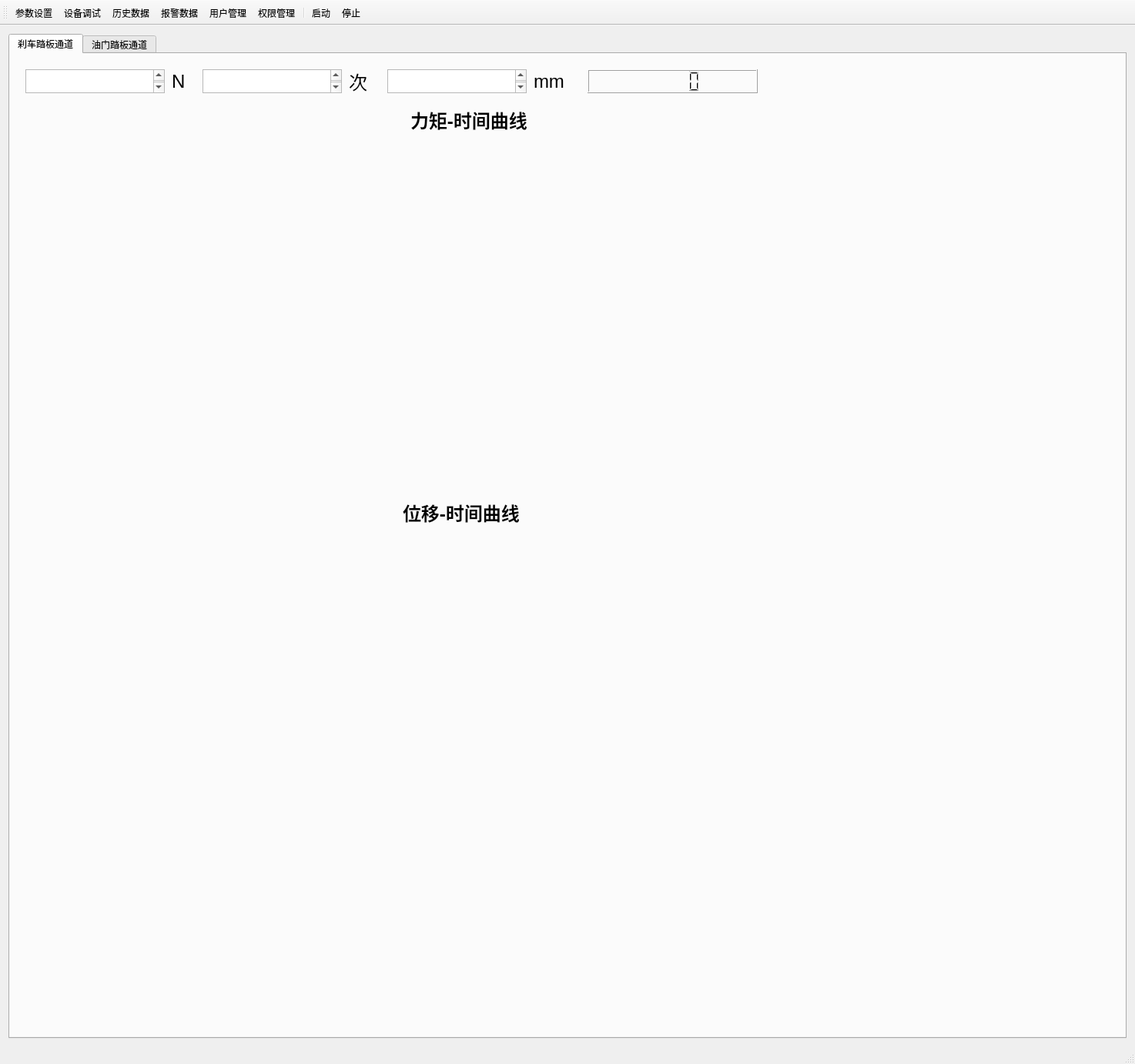
<?xml version="1.0" encoding="UTF-8"?>
<ui version="4.0">
 <class>Pedal_Robots_mainClass</class>
 <widget class="QMainWindow" name="Pedal_Robots_mainClass">
  <property name="geometry">
   <rect>
    <x>0</x>
    <y>0</y>
    <width>1474</width>
    <height>1382</height>
   </rect>
  </property>
  <property name="windowTitle">
   <string>ABD试验机器人管理系统</string>
  </property>
  <widget class="QWidget" name="centralWidget">
   <layout class="QGridLayout" name="gridLayout">
    <item row="1" column="0">
     <widget class="QTabWidget" name="tabWidget">
      <property name="currentIndex">
       <number>0</number>
      </property>
      <widget class="QWidget" name="Chn1">
       <attribute name="title">
        <string>刹车踏板通道</string>
       </attribute>
       <widget class="QTextEdit" name="textEdit">
        <property name="geometry">
         <rect>
          <x>20</x>
          <y>20</y>
          <width>181</width>
          <height>31</height>
         </rect>
        </property>
        <property name="font">
         <font>
          <pointsize>16</pointsize>
         </font>
        </property>
       </widget>
       <widget class="QLabel" name="label">
        <property name="geometry">
         <rect>
          <x>210</x>
          <y>20</y>
          <width>54</width>
          <height>31</height>
         </rect>
        </property>
        <property name="font">
         <font>
          <family>Arial</family>
          <pointsize>18</pointsize>
         </font>
        </property>
        <property name="text">
         <string>N</string>
        </property>
       </widget>
       <widget class="QLabel" name="label_2">
        <property name="geometry">
         <rect>
          <x>440</x>
          <y>20</y>
          <width>54</width>
          <height>31</height>
         </rect>
        </property>
        <property name="font">
         <font>
          <family>Arial</family>
          <pointsize>18</pointsize>
         </font>
        </property>
        <property name="text">
         <string>次</string>
        </property>
       </widget>
       <widget class="QTextEdit" name="textEdit_2">
        <property name="geometry">
         <rect>
          <x>250</x>
          <y>20</y>
          <width>181</width>
          <height>31</height>
         </rect>
        </property>
        <property name="font">
         <font>
          <pointsize>16</pointsize>
         </font>
        </property>
       </widget>
       <widget class="QLabel" name="label_3">
        <property name="geometry">
         <rect>
          <x>680</x>
          <y>20</y>
          <width>54</width>
          <height>31</height>
         </rect>
        </property>
        <property name="font">
         <font>
          <family>Arial</family>
          <pointsize>18</pointsize>
         </font>
        </property>
        <property name="text">
         <string>mm</string>
        </property>
       </widget>
       <widget class="QTextEdit" name="textEdit_3">
        <property name="geometry">
         <rect>
          <x>490</x>
          <y>20</y>
          <width>181</width>
          <height>31</height>
         </rect>
        </property>
        <property name="font">
         <font>
          <pointsize>16</pointsize>
         </font>
        </property>
       </widget>
       <widget class="QLCDNumber" name="lcdNumber">
        <property name="geometry">
         <rect>
          <x>750</x>
          <y>20</y>
          <width>221</width>
          <height>31</height>
         </rect>
        </property>
       </widget>
       <widget class="QLabel" name="label_4">
        <property name="geometry">
         <rect>
          <x>520</x>
          <y>70</y>
          <width>201</width>
          <height>31</height>
         </rect>
        </property>
        <property name="font">
         <font>
          <family>Arial</family>
          <pointsize>18</pointsize>
          <weight>75</weight>
          <bold>true</bold>
         </font>
        </property>
        <property name="text">
         <string>力矩-时间曲线</string>
        </property>
       </widget>
       <widget class="QLabel" name="label_5">
        <property name="geometry">
         <rect>
          <x>510</x>
          <y>580</y>
          <width>251</width>
          <height>31</height>
         </rect>
        </property>
        <property name="font">
         <font>
          <family>Arial</family>
          <pointsize>18</pointsize>
          <weight>75</weight>
          <bold>true</bold>
         </font>
        </property>
        <property name="text">
         <string>位移-时间曲线</string>
        </property>
       </widget>
       <widget class="QChartView" name="widget" native="true">
        <property name="geometry">
         <rect>
          <x>10</x>
          <y>120</y>
          <width>1411</width>
          <height>431</height>
         </rect>
        </property>
       </widget>
       <widget class="QChartView" name="widget_2" native="true">
        <property name="geometry">
         <rect>
          <x>20</x>
          <y>650</y>
          <width>1401</width>
          <height>571</height>
         </rect>
        </property>
       </widget>
      </widget>
      <widget class="QWidget" name="Chn2">
       <attribute name="title">
        <string>油门踏板通道</string>
       </attribute>
       <widget class="QLabel" name="label_6">
        <property name="geometry">
         <rect>
          <x>200</x>
          <y>10</y>
          <width>54</width>
          <height>31</height>
         </rect>
        </property>
        <property name="font">
         <font>
          <family>Arial</family>
          <pointsize>18</pointsize>
         </font>
        </property>
        <property name="text">
         <string>N</string>
        </property>
       </widget>
       <widget class="QLabel" name="label_7">
        <property name="geometry">
         <rect>
          <x>510</x>
          <y>60</y>
          <width>181</width>
          <height>31</height>
         </rect>
        </property>
        <property name="font">
         <font>
          <family>Arial</family>
          <pointsize>18</pointsize>
          <weight>75</weight>
          <bold>true</bold>
         </font>
        </property>
        <property name="text">
         <string>力-时间曲线</string>
        </property>
       </widget>
       <widget class="QLabel" name="label_8">
        <property name="geometry">
         <rect>
          <x>500</x>
          <y>570</y>
          <width>241</width>
          <height>31</height>
         </rect>
        </property>
        <property name="font">
         <font>
          <family>Arial</family>
          <pointsize>18</pointsize>
          <weight>75</weight>
          <bold>true</bold>
         </font>
        </property>
        <property name="text">
         <string>位移-时间曲线</string>
        </property>
       </widget>
       <widget class="QTextEdit" name="textEdit_4">
        <property name="geometry">
         <rect>
          <x>480</x>
          <y>10</y>
          <width>181</width>
          <height>31</height>
         </rect>
        </property>
       </widget>
       <widget class="QLabel" name="label_9">
        <property name="geometry">
         <rect>
          <x>430</x>
          <y>10</y>
          <width>54</width>
          <height>31</height>
         </rect>
        </property>
        <property name="font">
         <font>
          <family>Arial</family>
          <pointsize>18</pointsize>
         </font>
        </property>
        <property name="text">
         <string>次</string>
        </property>
       </widget>
       <widget class="QTextEdit" name="textEdit_5">
        <property name="geometry">
         <rect>
          <x>240</x>
          <y>10</y>
          <width>181</width>
          <height>31</height>
         </rect>
        </property>
       </widget>
       <widget class="QLCDNumber" name="lcdNumber_2">
        <property name="geometry">
         <rect>
          <x>740</x>
          <y>10</y>
          <width>221</width>
          <height>31</height>
         </rect>
        </property>
       </widget>
       <widget class="QLabel" name="label_10">
        <property name="geometry">
         <rect>
          <x>670</x>
          <y>10</y>
          <width>54</width>
          <height>31</height>
         </rect>
        </property>
        <property name="font">
         <font>
          <family>Arial</family>
          <pointsize>18</pointsize>
         </font>
        </property>
        <property name="text">
         <string>mm</string>
        </property>
       </widget>
       <widget class="QTextEdit" name="textEdit_6">
        <property name="geometry">
         <rect>
          <x>10</x>
          <y>10</y>
          <width>181</width>
          <height>31</height>
         </rect>
        </property>
       </widget>
       <widget class="QChartView" name="widget_3" native="true">
        <property name="geometry">
         <rect>
          <x>30</x>
          <y>640</y>
          <width>1401</width>
          <height>571</height>
         </rect>
        </property>
       </widget>
       <widget class="QChartView" name="widget_4" native="true">
        <property name="geometry">
         <rect>
          <x>20</x>
          <y>110</y>
          <width>1411</width>
          <height>431</height>
         </rect>
        </property>
       </widget>
      </widget>
     </widget>
    </item>
   </layout>
  </widget>
  <widget class="QStatusBar" name="statusBar"/>
  <widget class="QToolBar" name="toolBar">
   <property name="windowTitle">
    <string>toolBar</string>
   </property>
   <property name="toolButtonStyle">
    <enum>Qt::ToolButtonTextUnderIcon</enum>
   </property>
   <attribute name="toolBarArea">
    <enum>TopToolBarArea</enum>
   </attribute>
   <attribute name="toolBarBreak">
    <bool>false</bool>
   </attribute>
   <addaction name="SetPar"/>
   <addaction name="Debug"/>
   <addaction name="HistoryData"/>
   <addaction name="AlarmData"/>
   <addaction name="UsrManage"/>
   <addaction name="PermissionManage"/>
   <addaction name="separator"/>
   <addaction name="Start"/>
   <addaction name="Stop"/>
  </widget>
  <action name="SetPar">
   <property name="icon">
    <iconset>
     <normalon>:/Pedal_Robots/res/image/Frame@1x-14.png</normalon>
    </iconset>
   </property>
   <property name="text">
    <string>参数设置</string>
   </property>
   <property name="toolTip">
    <string>&lt;html&gt;&lt;head/&gt;&lt;body&gt;&lt;p&gt;&lt;span style=&quot; font-size:16pt;&quot;&gt;参数设置&lt;/span&gt;&lt;/p&gt;&lt;/body&gt;&lt;/html&gt;</string>
   </property>
  </action>
  <action name="Debug">
   <property name="icon">
    <iconset resource="Pedal_Robots.qrc">
     <normaloff>:/Pedal_Robots/res/image/AuefAUTlj9.jpg</normaloff>:/Pedal_Robots/res/image/AuefAUTlj9.jpg</iconset>
   </property>
   <property name="text">
    <string>设备调试</string>
   </property>
  </action>
  <action name="PermissionManage">
   <property name="icon">
    <iconset resource="Pedal_Robots.qrc">
     <normaloff>:/Pedal_Robots/res/image/5a3b80cc6c7d9_610.jpg</normaloff>:/Pedal_Robots/res/image/5a3b80cc6c7d9_610.jpg</iconset>
   </property>
   <property name="text">
    <string>权限管理</string>
   </property>
   <property name="toolTip">
    <string>权限管理</string>
   </property>
  </action>
  <action name="HistoryData">
   <property name="icon">
    <iconset resource="Pedal_Robots.qrc">
     <normaloff>:/Pedal_Robots/res/image/C5n7Q29YYy.jpg</normaloff>:/Pedal_Robots/res/image/C5n7Q29YYy.jpg</iconset>
   </property>
   <property name="text">
    <string>历史数据</string>
   </property>
   <property name="toolTip">
    <string>历史数据</string>
   </property>
  </action>
  <action name="AlarmData">
   <property name="icon">
    <iconset resource="Pedal_Robots.qrc">
     <normaloff>:/Pedal_Robots/res/image/5811ea62b748b_610.jpg</normaloff>:/Pedal_Robots/res/image/5811ea62b748b_610.jpg</iconset>
   </property>
   <property name="text">
    <string>报警数据</string>
   </property>
   <property name="toolTip">
    <string>报警数据</string>
   </property>
  </action>
  <action name="UsrManage">
   <property name="icon">
    <iconset resource="Pedal_Robots.qrc">
     <normaloff>:/Pedal_Robots/res/image/72573aea6928816.jpg</normaloff>:/Pedal_Robots/res/image/72573aea6928816.jpg</iconset>
   </property>
   <property name="text">
    <string>用户管理</string>
   </property>
  </action>
  <action name="Start">
   <property name="icon">
    <iconset resource="Pedal_Robots.qrc">
     <normaloff>:/Pedal_Robots/res/image/011b085a604f52a8012113c71a3aa4.jpg@1280w_1l_2o_100sh.jpg</normaloff>:/Pedal_Robots/res/image/011b085a604f52a8012113c71a3aa4.jpg@1280w_1l_2o_100sh.jpg</iconset>
   </property>
   <property name="text">
    <string>启动</string>
   </property>
  </action>
  <action name="Stop">
   <property name="icon">
    <iconset resource="Pedal_Robots.qrc">
     <normaloff>:/Pedal_Robots/res/image/staff_1024.jpg</normaloff>:/Pedal_Robots/res/image/staff_1024.jpg</iconset>
   </property>
   <property name="text">
    <string>停止</string>
   </property>
  </action>
 </widget>
 <layoutdefault spacing="6" margin="11"/>
 <customwidgets>
  <customwidget>
   <class>QChartView</class>
   <extends>QWidget</extends>
   <header location="global">qchartview.h</header>
   <container>1</container>
  </customwidget>
 </customwidgets>
 <resources>
  <include location="Pedal_Robots.qrc"/>
 </resources>
 <connections/>
</ui>
